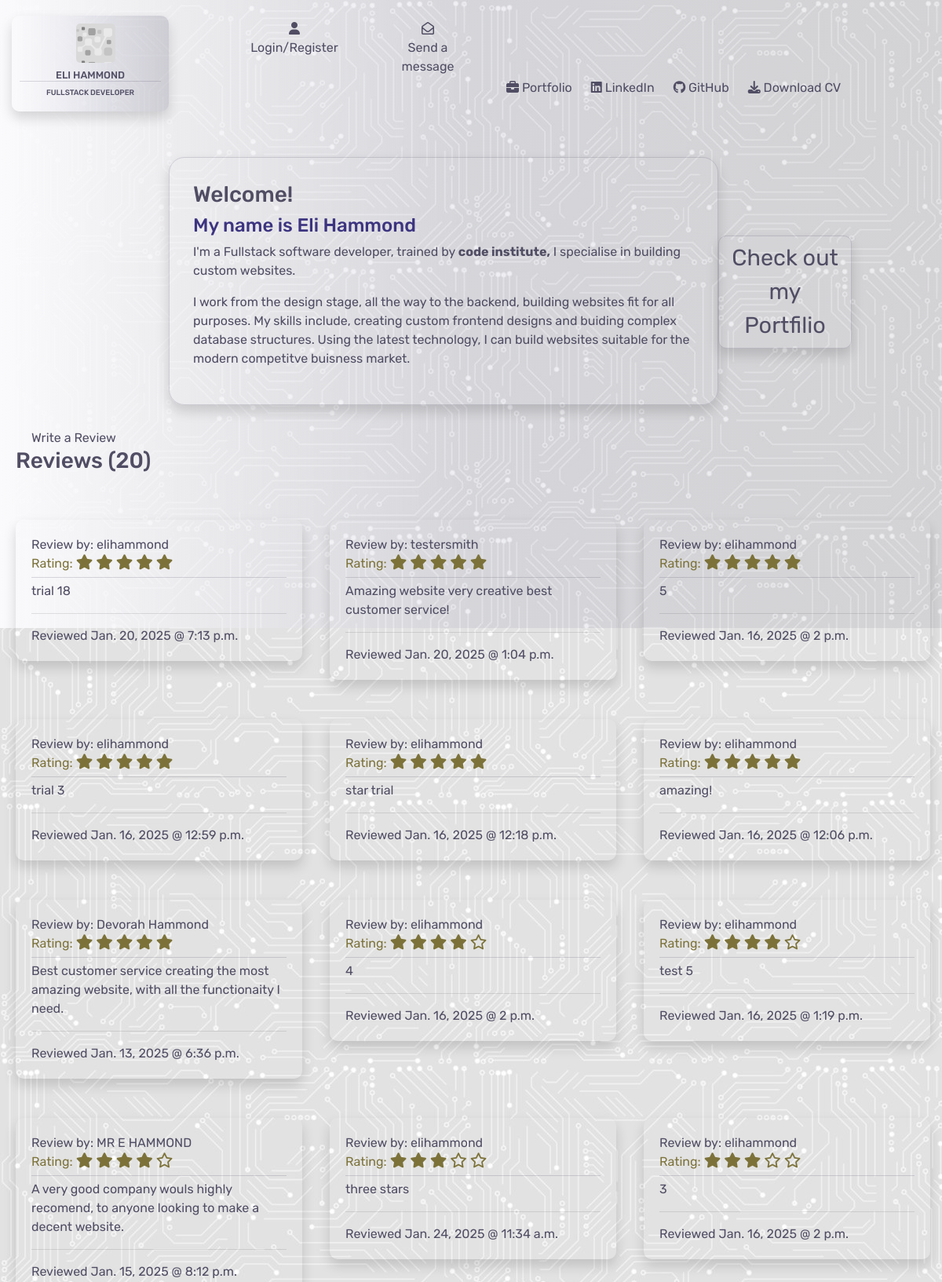
The app's page / (upper part), older data.
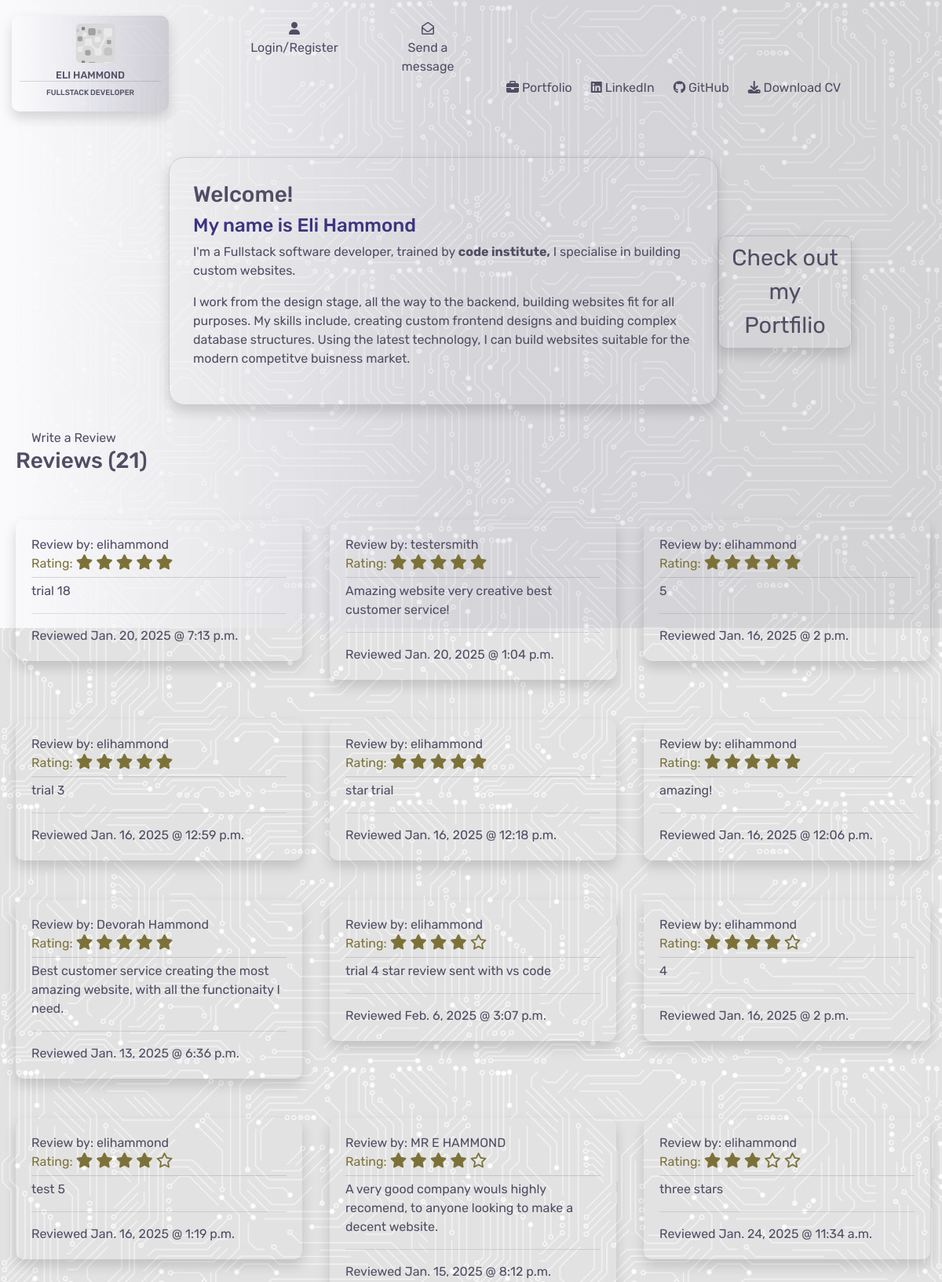
The same page, newer data.
### home/models.py (models this page shows)
class Reviews(models.Model):
    class Meta:
        verbose_name_plural = "Reviews"
    name = models.CharField(max_length=254)
    rating = models.IntegerField(default=1,
                                 choices=((i, i) for i in range(1, 6)))
    review = models.TextField(max_length=600, null=True, blank=True)
    date = models.DateField(auto_now=True)
    time = models.TimeField(auto_now=True)

### home/views.py (the view)
# urls.py: path('', views.index, name='home'),
def index(request):
    reviews = Reviews.objects.all().order_by('-rating', '-date', '-time')
    context = {
        'reviews': reviews,
    }
    return render(request, 'home/index.html', context)

### home/templates/home/index.html (shortened to what this page needs)
{% extends "base.html" %}
{% load static %}
{% block content %}
<div class="container-fluid">
    <div class="row">
        <div class="col-md-2">
        </div>
        <div class="col-md-8">
            <div class="info-box shadow">
                <h3>Welcome!</h3>
                <h4 class="sub-header">My name is Eli Hammond</h4>
                <p>I'm a Fullstack software developer, trained by
                    <span class="ci-link"><a href="https://codeinstitute.net/" target="_blank"> code institute,</a></span> I specialise in building custom websites.</p>
                <p>I work from the design stage, all the way to the backend, building websites fit for all purposes. My skills include, creating custom frontend designs and buiding complex database structures. Using the latest technology, I can build websites suitable for the modern competitve buisness market.</p>
            </div>
        </div>
        <div class="col-md-2">
            <div class="btn porfolio-btn shadow"><a href="{% url 'portfolio' %}">Check out my Portfilio</a></div>
        </div>
    </div>
    <div class="row">
        <div class="col-6 review-section">
            <a href="{% url 'create_review' %}" class="button add-edit-button">Write a Review</a>
            <h3>Reviews ({{ reviews.count }})</h3>
        </div>
    </div>
    <div class="row">
            {% for review in reviews %}
            <div class="col-4 review-section">
                <div class="user-review shadow">
                    <div>
                        Review by: {{ review.name }}
                    </div>
                    <div class="review-stars">
                        Rating:
                        {% if review.rating == 1 %}
                        <i class="fa-solid fa-star"></i>
                        <i class="fa-regular fa-star"></i>
                        <i class="fa-regular fa-star"></i>
                        <i class="fa-regular fa-star"></i>
                        <i class="fa-regular fa-star"></i>
                    {% elif review.rating == 2 %}
                        <i class="fa-solid fa-star"></i>
                        <i class="fa-solid fa-star"></i>
                        <i class="fa-regular fa-star"></i>
                        <i class="fa-regular fa-star"></i>
                        <i class="fa-regular fa-star"></i>
                    {% elif review.rating == 3 %}
                        <i class="fa-solid fa-star"></i>
                        <i class="fa-solid fa-star"></i>
                        <i class="fa-solid fa-star"></i>
                        <i class="fa-regular fa-star"></i>
                        <i class="fa-regular fa-star"></i>
                    {% elif review.rating == 4 %}
                        <i class="fa-solid fa-star"></i>
                        <i class="fa-solid fa-star"></i>
                        <i class="fa-solid fa-star"></i>
                        <i class="fa-solid fa-star"></i>
                        <i class="fa-regular fa-star"></i>
                    {% else %}
                        <i class="fa-solid fa-star"></i>
                        <i class="fa-solid fa-star"></i>
                        <i class="fa-solid fa-star"></i>
                        <i class="fa-solid fa-star"></i>
                        <i class="fa-solid fa-star"></i>
                    {% endif %}
                    </div>
                        <div class="review">{{ review.review }}</div>
                        <hr>
                        <div class="time-date">
                            Reviewed {{ review.date }} @ {{ review.time }}
                        </div>
                </div>
            </div>
            {% endfor %}
        </div>
    </div>
{% endblock %}

Row changes from the older to the newer data that the page shows:
no longer on this page (row unchanged): Reviews: name "elihammond", rating 3 (drawn), review "3", date "Jan. 16, 2025", time "2 p.m."
added Reviews: name "elihammond", rating 4 (drawn), review "trial 4 star review sent with vs code", date "Feb. 6, 2025", time "3:07 p.m."
Text that changed along with them:
{{ reviews.count }}: "20" → "21"
